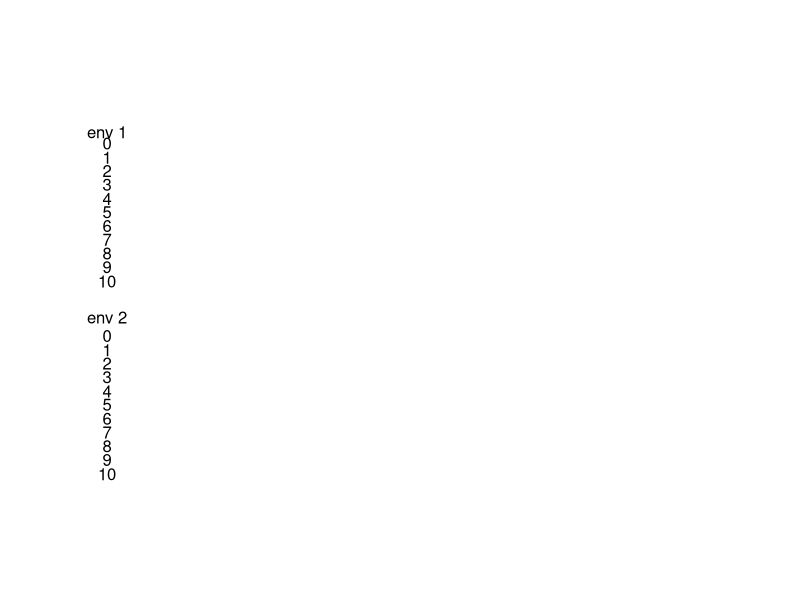

Reproduce this figure in R. (Note: this script raises an error after producing the figure.)
num_g <- 8
dev_t <- 10
alpha <- 0.2
max_value <- 1/alpha

### specify the line in "regi_genotype.txt"
row <- 2001

data <- read.table("regi_genotypes.txt")
subdata <- data[row, -1]

g0 <- subdata[1:num_g]
subdata <- subdata[-(1:num_g)]

b <- subdata[1:(num_g**2)]
b_mat <- matrix(b, nrow=num_g, ncol=num_g, byrow=T)
subdata <- subdata[-(1:(num_g**2))]

e <- subdata[1:num_g]

#postscript("tmp.eps", height=10, width=3.5)
plot(NA, xlim=c(-1, num_g), ylim=c(0, 2*(dev_t+4)), axes=F, ann=F)

for(j in 0:dev_t){
  text(-1, 2*dev_t+4.65-j, j)
  text(-1, dev_t+0.65-j, j)
}

text(-1, 2*dev_t+5.5, "env 1")
text(-1, dev_t+2, "env 2")

text((num_g-1)/2, 2*dev_t+6.5, paste("t =", t))

delta <- 1

g <- g0
g_tmp <- g

for(i in 1:num_g){
  color <- rgb(g_tmp[i]/max_value, 0, 0)
  polygon(c(i-1, i-1, i, i), c(2*dev_t+4.7-0, 2*dev_t+4-0, 2*dev_t+4-0, 2*dev_t+4.7-0), col=color)
}

for(i in 1:10){
  for(j in 1:num_g){
    effect <- 0.0
    for(k in 1:num_g){
      effect <- effect + b_mat[j, k] * g[k]
    }
    effect <- effect + e[j] * delta
    g_tmp[j] <- g[j] + (0.5 + 0.5 * tanh(effect)) - alpha * g[j]
  }
  g <- g_tmp
  
  for(j in 1:num_g){
    color <- rgb(g_tmp[j]/max_value, 0, 0)
    polygon(c(j-1, j-1, j, j), c(2*dev_t+4.7-i, 2*dev_t+4-i, 2*dev_t+4-i, 2*dev_t+4.7-i), col=color)
  }
}
#dev.off()

delta <- 0

g <- g0
g_tmp <- g

for(i in 1:num_g){
  color <- rgb(g_tmp[i]/max_value, 0, 0)
  polygon(c(i-1, i-1, i, i), c(dev_t+0.7-0, dev_t-0, dev_t-0, dev_t+0.7-0), col=color)
}

for(i in 1:10){
  for(j in 1:num_g){
    effect <- 0.0
    for(k in 1:num_g){
      effect <- effect + b_mat[j, k] * g[k]
    }
    effect <- effect + e[j] * delta
    g_tmp[j] <- g[j] + (0.5 + 0.5 * tanh(effect)) - alpha * g[j]
  }
  g <- g_tmp
  
  for(j in 1:num_g){
    color <- rgb(g_tmp[j]/max_value, 0, 0)
    polygon(c(j-1, j-1, j, j), c(dev_t+0.7-i, dev_t-i, dev_t-i, dev_t+0.7-i), col=color)
  }
}

#dev.off()

print(data[row, 1])
